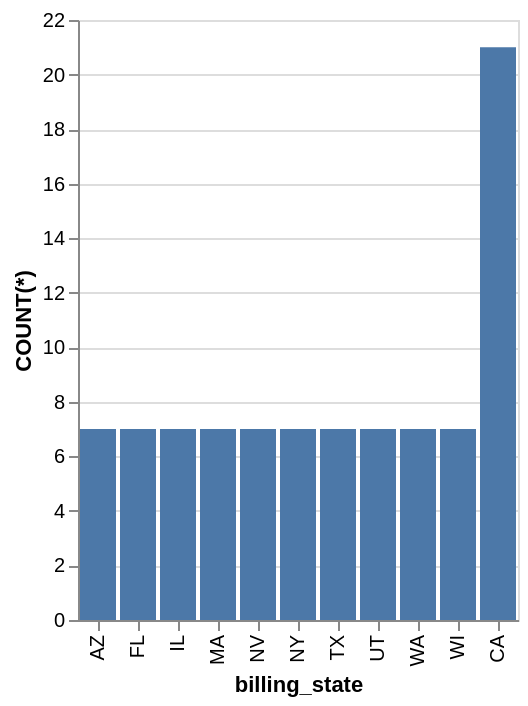

Express this chart as Vega-Lite.
### Vega-Lite specification from a JSON file in a GitHub repository (floating-point values rounded to 4 significant figures)
{"data": {"values": [{"x_data": "AZ", "y_data": 7}, {"x_data": "FL", "y_data": 7}, {"x_data": "IL", "y_data": 7}, {"x_data": "MA", "y_data": 7}, {"x_data": "NV", "y_data": 7}, {"x_data": "NY", "y_data": 7}, {"x_data": "TX", "y_data": 7}, {"x_data": "UT", "y_data": 7}, {"x_data": "WA", "y_data": 7}, {"x_data": "WI", "y_data": 7}, {"x_data": "CA", "y_data": 21}]}, "mark": "bar", "encoding": {"x": {"field": "x_data", "type": "nominal", "title": "billing_state", "sort": {"op": "sum", "field": "y_data", "order": "ascending"}}, "y": {"field": "y_data", "type": "quantitative", "title": "COUNT(*)"}}}
